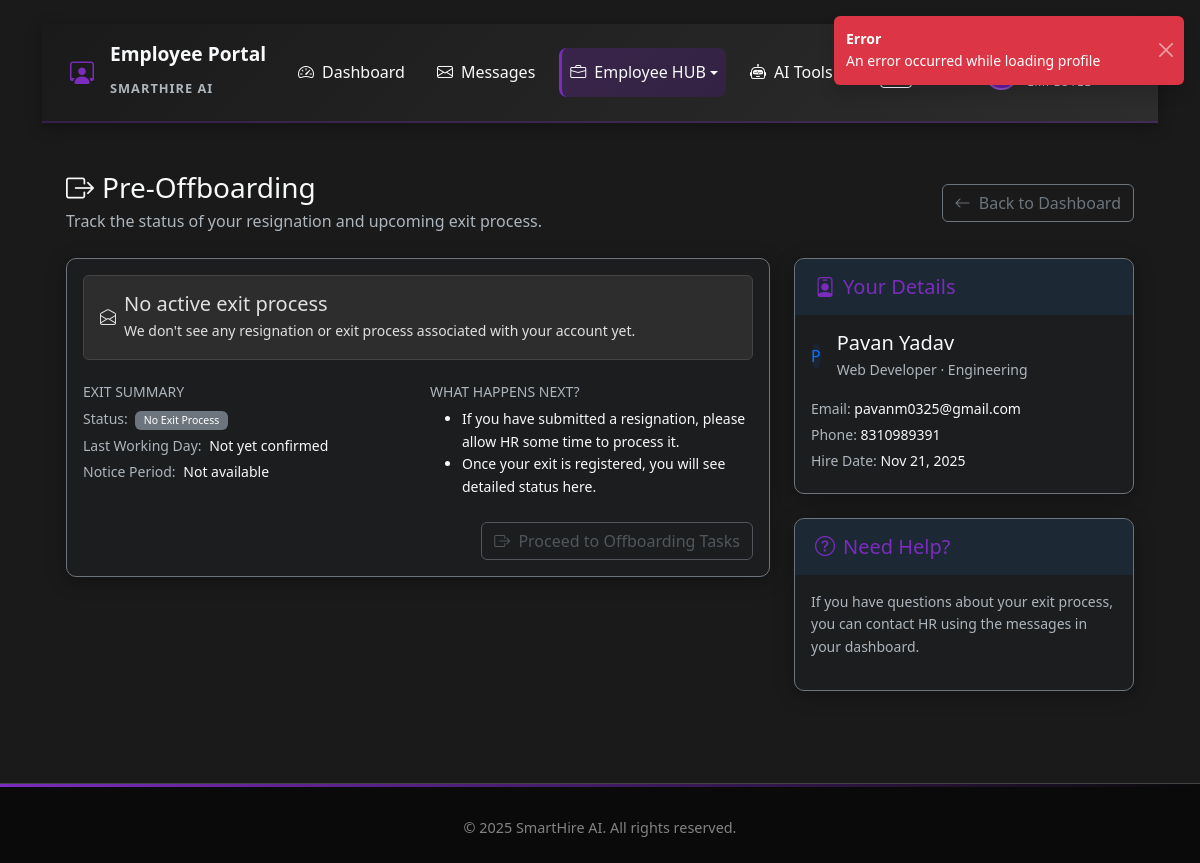
/employee/pre-offboarding (signed in), run on the app's committed database.
### app.py (models this page shows, shortened)
class User(db.Model):
    id = db.Column(db.Integer, primary_key=True)
    username = db.Column(db.String(80), unique=True, nullable=False)
    email = db.Column(db.String(120), unique=True, nullable=False)
    password = db.Column(db.String(255), nullable=False)
    full_name = db.Column(db.String(100), nullable=False)
    phone = db.Column(db.String(20), nullable=False)
    role = db.Column(db.String(20), nullable=False)
    department = db.Column(db.String(50), nullable=True)
    created_at = db.Column(db.DateTime, default=datetime.utcnow)
    last_login = db.Column(db.DateTime, nullable=True)
    is_active = db.Column(db.Boolean, default=True)
    status = db.Column(db.String(20), default='Active')
    hire_date = db.Column(db.Date, nullable=True)
    position = db.Column(db.String(100), nullable=True)
    manager_id = db.Column(db.Integer, db.ForeignKey('user.id'), nullable=True)
    employee_id = db.Column(db.String(20), nullable=True)
    exit_date = db.Column(db.Date, nullable=True)
    offboarding_start_date = db.Column(db.DateTime, nullable=True)
    reset_token = db.Column(db.String(255), nullable=True)
    reset_token_expires = db.Column(db.DateTime, nullable=True)
    manager = db.relationship('User', remote_side=[id], backref=db.backref('direct_reports', lazy=True))
    skills = db.relationship('EmployeeSkill', backref='employee', lazy=True, cascade='all, delete-orphan')

### app.py (the view)
@app.route('/employee/pre-offboarding')
@login_required('employee')
def employee_pre_offboarding():
    user_id = session.get('user_id')
    user = User.query.get(user_id)
    if not user:
        flash('Employee not found.', 'danger')
        return redirect(url_for('employee_dashboard'))
    unread_messages_count = Message.query.filter_by(
        recipient_id=user.id,
        status='unread'
    ).count()
    status = user.status or 'Active'
    phase = 'none'
    if status in ['Pre-Offboarding', 'Pre Offboarding']:
        phase = 'pre_offboarding'
    elif status == 'Offboarding':
        phase = 'offboarding'
    elif status in ['Inactive', 'Exited']:
        phase = 'completed'
    today = datetime.utcnow().date()
    notice_days = None
    if user.exit_date:
        try:
            notice_days = (user.exit_date - today).days
        except Exception:
            notice_days = None
    return render_template('pre-offboarding.html', user=user, phase=phase, notice_days=notice_days, unread_messages_count=unread_messages_count)

### app.py (called while the page is built)
@app.context_processor
def inject_datetime():
    return {
        'timedelta': timedelta,
        'now': datetime.utcnow
    }

@app.context_processor
def inject_user():
    if 'user_id' in session:
        user = User.query.get(session['user_id'])
        return {'user': user}
    return {'user': None}

def login_required(role=None):
    def decorator(f):
        @wraps(f)
        def decorated_function(*args, **kwargs):
            if 'user_id' not in session or 'role' not in session:
                return redirect(url_for('index'))
            if role:
                allowed_roles = role if isinstance(role, list) else [role]
                if session.get('role') not in allowed_roles:
                    flash('You do not have permission to access this page.', 'danger')
                    if session.get('role') == 'candidate':
                        return redirect(url_for('login', role='candidate'))
                    return redirect(url_for(session.get('role', 'index') + '_dashboard'))
            return f(*args, **kwargs)
        return decorated_function
    return decorator

### templates/pre-offboarding.html (shortened to what this page needs)
{% extends "employee_base.html" %}
{% block page_content %}
<div class="container-fluid py-4">
    <div class="row mb-4">
        <div class="col-12">
            <div class="d-flex justify-content-between align-items-center">
                <div>
                    <h1 class="h3 mb-1">
                        <i class="bi bi-box-arrow-right me-2"></i>Pre-Offboarding
                    </h1>
                    <p class="text-muted mb-0">Track the status of your resignation and upcoming exit process.</p>
                </div>
                <a href="{{ url_for('employee_dashboard') }}" class="btn btn-outline-secondary">
                    <i class="bi bi-arrow-left me-1"></i> Back to Dashboard
                </a>
            </div>
        </div>
    </div>
    <div class="row">
        <div class="col-lg-8">
            <div class="card bg-dark bg-opacity-25 border-secondary mb-4">
                <div class="card-body">
                    {% if phase == 'pre_offboarding' %}
                        <div class="alert alert-info d-flex align-items-center mb-4">
                            <i class="bi bi-info-circle me-2"></i>
                            <div>
                                <h5 class="alert-heading mb-1">Your resignation is acknowledged</h5>
                                <p class="mb-0 small">
                                    HR has received your resignation and is preparing your exit checklist. You will be notified when tasks are ready.
                                </p>
                            </div>
                        </div>
                    {% else %}
                        <div class="alert alert-secondary d-flex align-items-center mb-4">
                            <i class="bi bi-envelope-open me-2"></i>
                            <div>
                                <h5 class="alert-heading mb-1">No active exit process</h5>
                                <p class="mb-0 small">
                                    We don't see any resignation or exit process associated with your account yet.
                                </p>
                            </div>
                        </div>
                    {% endif %}
                    <div class="row mb-4">
                        <div class="col-md-6 mb-3 mb-md-0">
                            <h6 class="text-muted text-uppercase small mb-2">Exit Summary</h6>
                            <ul class="list-unstyled mb-0 small">
                                <li class="mb-1">
                                    <span class="text-muted">Status:</span>
                                    <span class="ms-1 badge bg-{{ 'warning' if phase == 'pre_offboarding' else 'info' if phase == 'offboarding' else 'success' if phase == 'completed' else 'secondary' }}">
                                        {{ 'Pre-Offboarding' if phase == 'pre_offboarding' else 'Offboarding' if phase == 'offboarding' else 'Completed' if phase == 'completed' else 'No Exit Process' }}
                                    </span>
                                </li>
                                <li class="mb-1">
                                    <span class="text-muted">Last Working Day:</span>
                                    <span class="ms-1">
                                        {{ user.exit_date.strftime('%b %d, %Y') if user.exit_date else 'Not yet confirmed' }}
                                    </span>
                                </li>
                                <li class="mb-1">
                                    <span class="text-muted">Notice Period:</span>
                                    <span class="ms-1">
                                        {% if notice_days is not none %}
                                            {{ notice_days }} days remaining
                                        {% else %}
                                            Not available
                                        {% endif %}
                                    </span>
                                </li>
                            </ul>
                        </div>
                        <div class="col-md-6">
                            <h6 class="text-muted text-uppercase small mb-2">What happens next?</h6>
                            <ul class="small mb-0">
                                {% if phase == 'pre_offboarding' %}
                                    <li>HR will finalize your exit record and notify IT, Admin, and Finance.</li>
                                    <li>You will get an offboarding checklist with tasks like asset return and exit interview.</li>
                                    <li>You will be able to track your exit progress in real time.</li>
                                {% elif phase == 'offboarding' %}
                                    <li>Complete your assigned tasks (asset returns, forms, exit interview).</li>
                                    <li>Track clearance and final settlement status.</li>
                                    <li>Download your documents once they are ready.</li>
                                {% elif phase == 'completed' %}
                                    <li>Your exit is completed and documents should be available.</li>
                                    <li>Portal access may be limited after some time as per company policy.</li>
                                {% else %}
                                    <li>If you have submitted a resignation, please allow HR some time to process it.</li>
                                    <li>Once your exit is registered, you will see detailed status here.</li>
                                {% endif %}
                            </ul>
                        </div>
                    </div>
                    <div class="d-flex justify-content-end mt-2">
                        {% if phase == 'offboarding' %}
                            <a href="/employee/offboarding-tasks" class="btn btn-primary">
                                <i class="bi bi-box-arrow-right me-1"></i> Proceed to Offboarding Tasks
                            </a>
                        {% else %}
                            <button class="btn btn-outline-secondary" type="button" disabled>
                                <i class="bi bi-box-arrow-right me-1"></i> Proceed to Offboarding Tasks
                            </button>
                        {% endif %}
                    </div>
                </div>
            </div>
        </div>
        <div class="col-lg-4">
            <div class="card bg-dark bg-opacity-25 border-secondary mb-4">
                <div class="card-header bg-transparent border-0">
                    <h5 class="mb-0">
                        <i class="bi bi-person-badge me-2"></i>Your Details
                    </h5>
                </div>
                <div class="card-body">
                    <div class="d-flex align-items-center mb-3">
                        <div class="avatar-lg me-3">
                            <div class="avatar-title bg-primary bg-opacity-10 text-primary rounded-circle">
                                {{ user.full_name|first|upper }}
                            </div>
                        </div>
                        <div>
                            <h5 class="mb-1">{{ user.full_name }}</h5>
                            <p class="text-muted mb-0 small">{{ user.position or 'Employee' }} &middot; {{ user.department or 'General' }}</p>
                        </div>
                    </div>
                    <ul class="list-unstyled small mb-0">
                        <li class="mb-1"><span class="text-muted">Email:</span> {{ user.email }}</li>
                        {% if user.phone %}
                        <li class="mb-1"><span class="text-muted">Phone:</span> {{ user.phone }}</li>
                        {% endif %}
                        <li class="mb-1">
                            <span class="text-muted">Hire Date:</span>
                            {{ user.hire_date.strftime('%b %d, %Y') if user.hire_date else 'N/A' }}
                        </li>
                    </ul>
                </div>
            </div>
            <div class="card bg-dark bg-opacity-25 border-secondary">
                <div class="card-header bg-transparent border-0">
                    <h5 class="mb-0">
                        <i class="bi bi-question-circle me-2"></i>Need Help?
                    </h5>
                </div>
                <div class="card-body">
                    <p class="small text-muted">
                        If you have questions about your exit process, you can contact HR using the messages in your dashboard.
                    </p>
                </div>
            </div>
        </div>
    </div>
</div>
{% endblock %}

### static/css/style.css (style rules this page uses)
:root { --primary-color: #2196f3; --primary-hover: #0d8aee; --secondary-color: #2196f3; --bg-dark: #121212; --bg-darker: #0a0a0a; --text-primary: #e0e0e0; --text-secondary: #a0a0a0; --card-bg: #1e1e1e; --border-color: #333; --success-color: #4caf50; --danger-color: #f44336; }
body { font-family: 'Segoe UI', Tahoma, Geneva, Verdana, sans-serif; background-color: var(--bg-dark); color: var(--text-primary); line-height: 1.6; display: flex; flex-direction: column; min-height: 100vh; }
.badge { font-weight: 500; padding: 0.4em 0.8em; }
.card { background-color: var(--card-bg); border: 1px solid var(--border-color); color: var(--text-primary); }
.card-header { background-color: var(--bg-darker) !important; border-bottom: 1px solid var(--border-color); }
.text-muted { color: var(--text-secondary) !important; }
.alert { background-color: var(--card-bg); border: 1px solid var(--border-color); color: var(--text-primary); }
.card { border: 1px solid var(--border-color); border-radius: 10px; background-color: var(--card-bg); box-shadow: 0 4px 20px rgba(0, 0, 0, 0.3); margin-bottom: 20px; transition: transform 0.3s ease, box-shadow 0.3s ease, border-color 0.3s ease; }
.card-header { background-color: rgba(33, 150, 243, 0.1) !important; color: var(--primary-color); font-weight: 600; border-bottom: 1px solid var(--border-color); border-radius: 10px 10px 0 0 !important; padding: 1rem 1.25rem; }

### templates/employee_base.html (style rules this page uses)
.card { transition: transform 0.3s ease, box-shadow 0.3s ease; }

### templates/base.html (style rules this page uses)
:root { --bg-color: #1a1a1a; --card-bg: #2d2d2d; --text-color: #f8f9fa; --text-muted: #adb5bd; --border-color: #444; --primary-color: #7b2cbf; --secondary-color: #6c757d; --success-color: #28a745; --info-color: #17a2b8; --warning-color: #ffc107; --danger-color: #dc3545; }
body { background-color: var(--bg-color); color: var(--text-color); }
.card { background-color: var(--card-bg); border: 1px solid var(--border-color); color: var(--text-color); }
.card-header { background-color: rgba(0, 0, 0, 0.2); border-bottom: 1px solid var(--border-color); }
.text-muted { color: var(--text-muted) !important; }

### data on the page
User: exit_date "Not yet confirmed", full_name|first "P", full_name "Pavan Yadav", position "Web Developer", department "Engineering", email "pavanm0325@gmail.com", phone "8310989391", hire_date "Nov 21, 2025"
